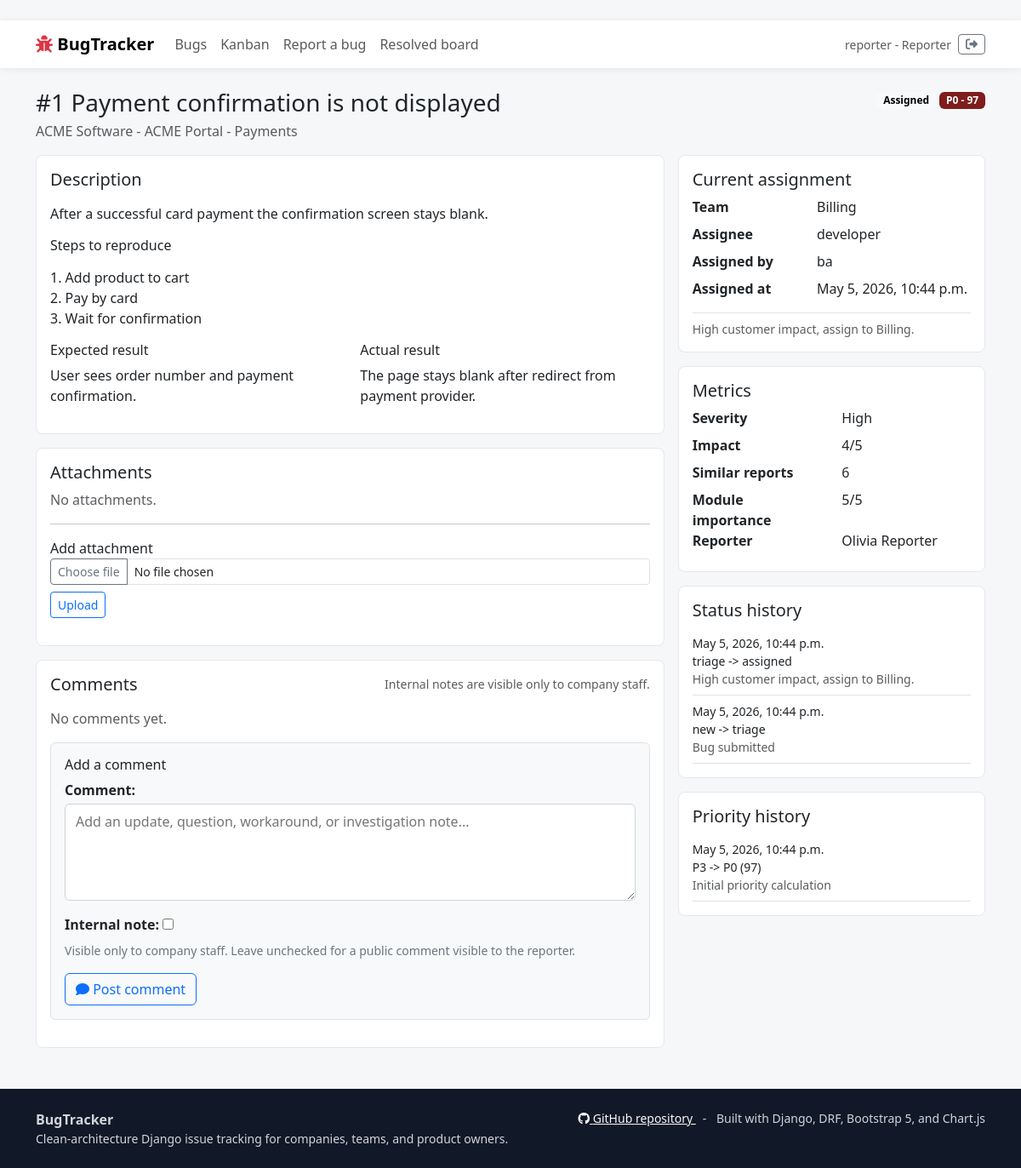
Page /bugs/1/ (signed in) on the earlier database version.
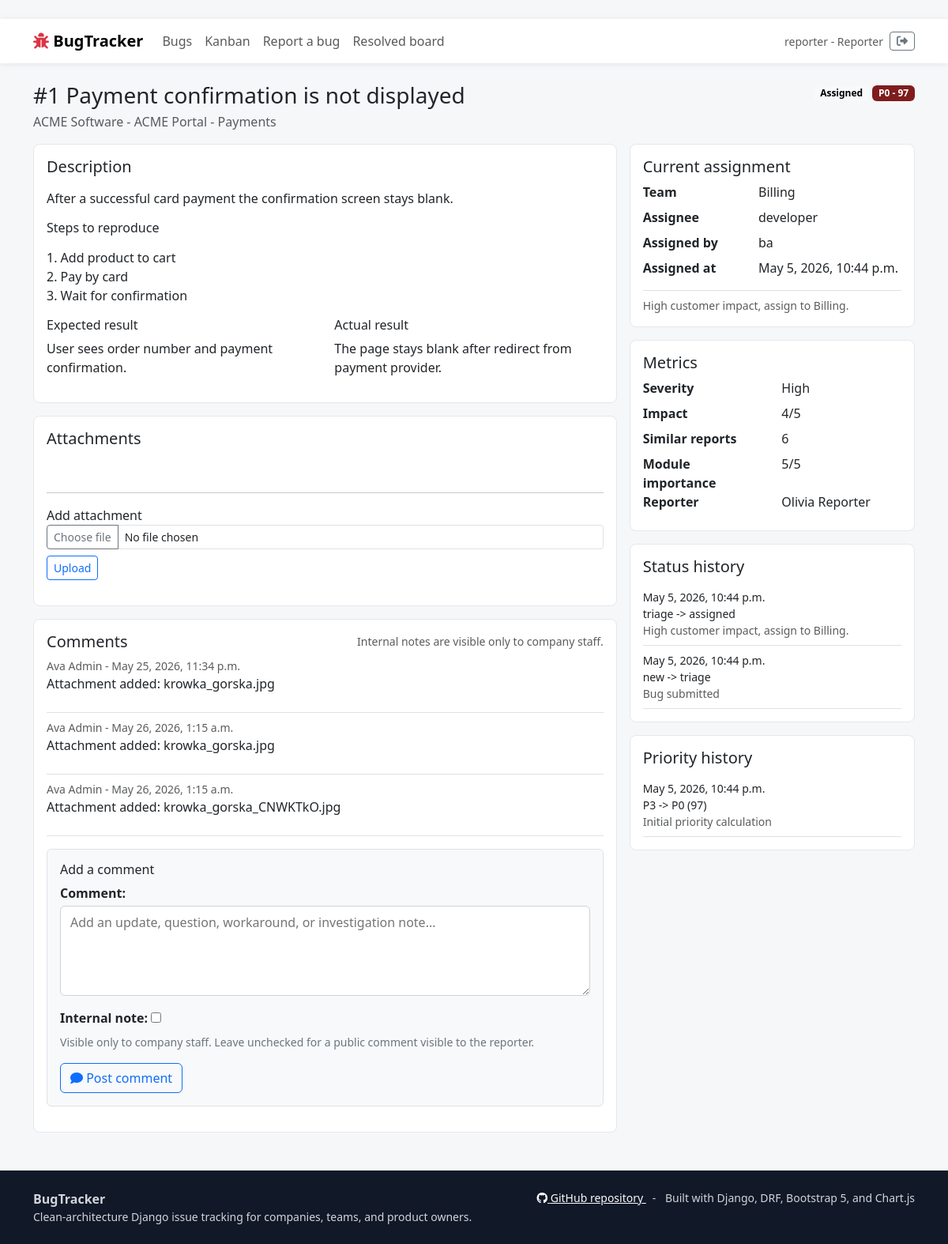
Same page on the later database version.
### infrastructure/models.py (models this page shows, shortened)
class BugStatusHistory(models.Model):
    bug = models.ForeignKey(Bug, on_delete=models.CASCADE, related_name="status_history")
    old_status = models.CharField(max_length=30, blank=True)
    new_status = models.CharField(max_length=30)
    changed_by = models.ForeignKey(User, on_delete=models.SET_NULL, null=True, blank=True, related_name="status_changes")
    note = models.TextField(blank=True)
    changed_at = models.DateTimeField(auto_now_add=True)
    class Meta:
        ordering = ["-changed_at"]

class BugPriorityHistory(models.Model):
    bug = models.ForeignKey(Bug, on_delete=models.CASCADE, related_name="priority_history")
    old_priority = models.CharField(max_length=2, blank=True)
    new_priority = models.CharField(max_length=2)
    old_score = models.PositiveIntegerField(default=0)
    new_score = models.PositiveIntegerField(default=0)
    changed_by = models.ForeignKey(User, on_delete=models.SET_NULL, null=True, blank=True, related_name="priority_changes")
    reason = models.TextField(blank=True)
    is_manual_override = models.BooleanField(default=False)
    changed_at = models.DateTimeField(auto_now_add=True)
    class Meta:
        ordering = ["-changed_at"]

class TimeStampedModel(models.Model):
    created_at = models.DateTimeField(auto_now_add=True)
    updated_at = models.DateTimeField(auto_now=True)
    class Meta:
        abstract = True

class BugComment(TimeStampedModel):
    bug = models.ForeignKey(Bug, on_delete=models.CASCADE, related_name="comments")
    author = models.ForeignKey(User, on_delete=models.SET_NULL, null=True, related_name="bug_comments")
    body = models.TextField()
    is_internal = models.BooleanField(default=False)
    class Meta:
        ordering = ["created_at"]

class User(AbstractUser):
    class Role(models.TextChoices):
        REPORTER = "reporter", "Reporter"
        DEVELOPER = "developer", "Developer"
        PRODUCT_OWNER = "po", "Product Owner"
        ADMIN = "admin", "Admin"
    role = models.CharField(max_length=20, choices=Role.choices, default=Role.REPORTER)
    company = models.ForeignKey(Company, on_delete=models.SET_NULL, null=True, blank=True, related_name="users")
    teams = models.ManyToManyField(Team, blank=True, related_name="members")
    must_change_password = models.BooleanField(default=False)
    def __str__(self) -> str:
        return self.get_full_name() or self.username

### presentation/web/views.py (the view, shortened to what this page needs)
# urls.py: path("bugs/<int:pk>/", views.bug_detail, name="bug_detail"),
@login_required
def bug_detail(request, pk):
    bug = get_object_or_404(_visible_bugs_for(request.user), pk=pk)
    assignment_form = AssignmentForm(company=bug.company)
    status_form = StatusChangeForm(initial={"status": bug.status})
    priority_form = PriorityOverrideForm(initial={"priority": bug.priority})
    comments = bug.comments.all()
    if not is_staff_role(request.user):
        comments = comments.filter(is_internal=False)
    return render(
        request,
        "bugs/bug_detail.html",
        {
            "bug": bug,
            "active_assignment": bug.assignments.filter(is_active=True).select_related("team", "assignee", "assigned_by").first(),
            "comments": comments,
            "comment_form": BugCommentForm(),
            "assignment_form": assignment_form,
            "status_form": status_form,
            "priority_form": priority_form,
            "attachment_form": BugAttachmentForm(),
            "notification_form": BugNotificationForm(instance=bug),
            "can_manage": is_ba_or_admin(request.user),
        },
    )

### presentation/web/forms.py
class BugCommentForm(forms.ModelForm):
    class Meta:
        model = BugComment
        fields = ("body", "is_internal")
        labels = {
            "body": "Comment",
            "is_internal": "Internal note",
        }
        help_texts = {
            "is_internal": "Visible only to company staff. Leave unchecked for a public comment visible to the reporter.",
        }
        widgets = {
            "body": forms.Textarea(
                attrs={
                    "rows": 4,
                    "placeholder": "Add an update, question, workaround, or investigation note...",
                }
            )
        }

### presentation/web/views.py (called while the page is built)
def _visible_bugs_for(user):
    if user.role == "admin":
        return Bug.objects.all()
    if user.role in {"developer", "po", "ba"} and user.company_id:
        return Bug.objects.filter(company=user.company)
    return Bug.objects.filter(Q(reporter=user) | Q(status__in=["resolved", "verified", "closed"]))

### shared_kernel/roles.py (called while the page is built)
def is_ba_or_admin(user) -> bool:
    return bool(user and user.is_authenticated and user.role in MANAGER_ROLES)

def is_staff_role(user) -> bool:
    return bool(user and user.is_authenticated and user.role in STAFF_ROLES)

### presentation/web/templates/bugs/bug_detail.html (shortened to what the changed rows need)
﻿{% extends "base.html" %}
{% block content %}
<div class="d-flex justify-content-between align-items-start mb-3">
    <div>
        <h1 class="h3 mb-1">#{{ bug.id }} {{ bug.title }}</h1>
    </div>
</div>
<div class="row g-3">
    <div class="col-lg-8">
        <div class="panel p-3 mb-3">
            <h2 class="h5">Description</h2>
        </div>
        <div class="panel p-3 mb-3">
            <h2 class="h5">Attachments</h2>
            {% for attachment in bug.attachments.all %}
                <figure class="mb-3">
                    <img class="img-fluid rounded bug-image" src="{{ attachment.image.url }}" alt="{{ attachment.caption }}">
                    <figcaption class="small text-muted mt-1">{{ attachment.caption }}</figcaption>
                </figure>
            {% empty %}
                <p class="text-muted mb-0">No attachments.</p>
            {% endfor %}
            <hr>
            <form method="post" enctype="multipart/form-data" class="mt-2" action="">
                <div class="mb-2">
                </div>
                <button class="btn btn-sm btn-outline-primary">Upload</button>
            </form>
        </div>
        <div class="panel p-3">
            <div class="d-flex justify-content-between align-items-center">
                <h2 class="h5 mb-0">Comments</h2>
                <span class="small text-muted">Internal notes are visible only to company staff.</span>
            </div>
            {% for comment in comments %}
                <div class="border-bottom py-2">
                    <div class="small text-muted">{{ comment.author }} - {{ comment.created_at }}{% if comment.is_internal %} - internal note{% endif %}</div>
                    {{ comment.body|linebreaks }}
                </div>
            {% empty %}
                <p class="text-muted mt-3">No comments yet.</p>
            {% endfor %}
            <form method="post" class="mt-3 border rounded p-3 bg-light" enctype="multipart/form-data">
                <h3 class="h6">Add a comment</h3>
                {{ comment_form.as_p }}
                <button class="btn btn-outline-primary"><i class="fa-solid fa-comment"></i> Post comment</button>
            </form>
        </div>
    </div>
    <div class="col-lg-4">
        <div class="panel p-3 mb-3">
            <h2 class="h5">Current assignment</h2>
        </div>
        <div class="panel p-3 mb-3">
            <h2 class="h5">Metrics</h2>
        </div>
        <div class="panel p-3 mb-3">
            <h2 class="h5">Status history</h2>
            {% for item in bug.status_history.all %}
                <div class="small border-bottom py-2">{{ item.changed_at }}<br>{{ item.old_status|default:"new" }} -> {{ item.new_status }}<br><span class="text-muted">{{ item.note }}</span></div>
            {% endfor %}
        </div>
        <div class="panel p-3">
            <h2 class="h5">Priority history</h2>
            {% for item in bug.priority_history.all %}
                <div class="small border-bottom py-2">{{ item.changed_at }}<br>{{ item.old_priority|default:"-" }} -> {{ item.new_priority }} ({{ item.new_score }})<br><span class="text-muted">{{ item.reason }}</span></div>
            {% endfor %}
        </div>
    </div>
</div>
{% endblock %}

Differences in the rows shown:
added BugComment: author "Ava Admin", created_at "May 25, 2026, 11:34 p.m.", body "Attachment added: krowka_gorska.jpg"
added BugComment: author "Ava Admin", created_at "May 26, 2026, 1:15 a.m.", body "Attachment added: krowka_gorska.jpg"
added BugComment: author "Ava Admin", created_at "May 26, 2026, 1:15 a.m.", body "Attachment added: krowka_gorska_CNWKTkO.jpg"
Other differences:
text no longer shown: "No attachments. No comments yet."
